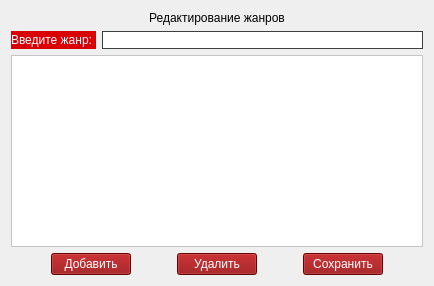
                <widget class="QWidget" name="tab_8">
                 <attribute name="title">
                  <string>Жанры</string>
                 </attribute>
                 <layout class="QVBoxLayout" name="verticalLayout_14">
                  <item>
                   <layout class="QHBoxLayout" name="horizontalLayout_30">
                    <item>
                     <widget class="QLabel" name="label_23">
                      <property name="styleSheet">
                       <string notr="true">font: 13pt &quot;MS Shell Dlg 2&quot;;</string>
                      </property>
                      <property name="text">
                       <string>Редактирование жанров</string>
                      </property>
                      <property name="alignment">
                       <set>Qt::AlignCenter</set>
                      </property>
                     </widget>
                    </item>
                   </layout>
                  </item>
                  <item>
                   <layout class="QHBoxLayout" name="horizontalLayout_31">
                    <item>
                     <widget class="QLabel" name="label_24">
                      <property name="styleSheet">
                       <string notr="true">background-color: rgb(216, 0, 4);
color: rgb(255, 255, 255);
font: 10pt &quot;MS Shell Dlg 2&quot;;</string>
                      </property>
                      <property name="text">
                       <string>Введите жанр: </string>
                      </property>
                     </widget>
                    </item>
                    <item>
                     <widget class="QLineEdit" name="edit_genre">
                      <property name="styleSheet">
                       <string notr="true">background-color: rgb(255, 255, 255); 
border-top: 1px solid #3e3e3e;
border-left: 1px solid #3e3e3e;
border-right: 1px solid #3e3e3e;
border-bottom: 1px solid #3e3e3e;</string>
                      </property>
                     </widget>
                    </item>
                   </layout>
                  </item>
                  <item>
                   <widget class="QTableWidget" name="table_genre">
                    <property name="styleSheet">
                     <string notr="true">background-color: rgb(255, 255, 255);</string>
                    </property>
                   </widget>
                  </item>
                  <item>
                   <layout class="QHBoxLayout" name="horizontalLayout_29">
                    <item>
                     <spacer name="horizontalSpacer_21">
                      <property name="orientation">
                       <enum>Qt::Horizontal</enum>
                      </property>
                      <property name="sizeHint" stdset="0">
                       <size>
                        <width>40</width>
                        <height>20</height>
                       </size>
                      </property>
                     </spacer>
                    </item>
                    <item>
                     <widget class="QPushButton" name="btn_new_genre">
                      <property name="styleSheet">
                       <string notr="true">background-color: rgb(143, 0, 2);
color: rgb(255, 255, 255);
font: 10pt &quot;MS Shell Dlg 2&quot;;</string>
                      </property>
                      <property name="text">
                       <string> Добавить </string>
                      </property>
                     </widget>
                    </item>
                    <item>
                     <spacer name="horizontalSpacer_22">
                      <property name="orientation">
                       <enum>Qt::Horizontal</enum>
                      </property>
                      <property name="sizeHint" stdset="0">
                       <size>
                        <width>40</width>
                        <height>20</height>
                       </size>
                      </property>
                     </spacer>
                    </item>
                    <item>
                     <widget class="QPushButton" name="btn_delete_genre">
                      <property name="styleSheet">
                       <string notr="true">background-color: rgb(143, 0, 2);
color: rgb(255, 255, 255);
font: 10pt &quot;MS Shell Dlg 2&quot;;</string>
                      </property>
                      <property name="text">
                       <string> Удалить </string>
                      </property>
                     </widget>
                    </item>
                    <item>
                     <spacer name="horizontalSpacer_23">
                      <property name="orientation">
                       <enum>Qt::Horizontal</enum>
                      </property>
                      <property name="sizeHint" stdset="0">
                       <size>
                        <width>40</width>
                        <height>20</height>
                       </size>
                      </property>
                     </spacer>
                    </item>
                    <item>
                     <widget class="QPushButton" name="btn_save_genre">
                      <property name="styleSheet">
                       <string notr="true">background-color: rgb(143, 0, 2);
color: rgb(255, 255, 255);
font: 10pt &quot;MS Shell Dlg 2&quot;;</string>
                      </property>
                      <property name="text">
                       <string> Сохранить </string>
                      </property>
                     </widget>
                    </item>
                    <item>
                     <spacer name="horizontalSpacer_24">
                      <property name="orientation">
                       <enum>Qt::Horizontal</enum>
                      </property>
                      <property name="sizeHint" stdset="0">
                       <size>
                        <width>40</width>
                        <height>20</height>
                       </size>
                      </property>
                     </spacer>
                    </item>
                   </layout>
                  </item>
                 </layout>
                </widget>
